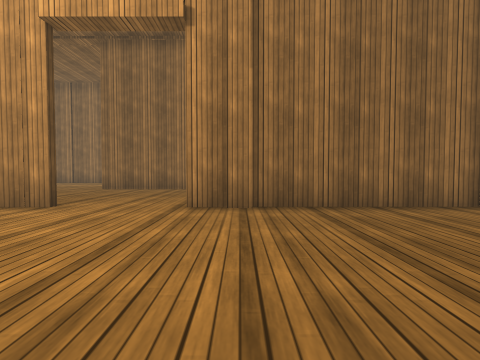
View 1 (above)

24 first-person views from a walk through a 3-D level made in the Unity game engine. The camera is 0.72 m above the floor, tilts 2° down and sees 85° across. Doors are open. The floor is counted in squares, 1 m on a side. Each view is taken from the middle of a square. On the plan, view 1 faces up. The plan holds only what a view shows up to about 9 squares ahead; the rest is blank. The place goes on beyond the plan. The player is left out. Some surface patterns are stand-ins.

View 2
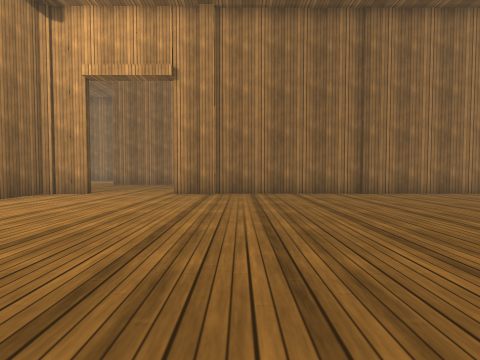

View 3
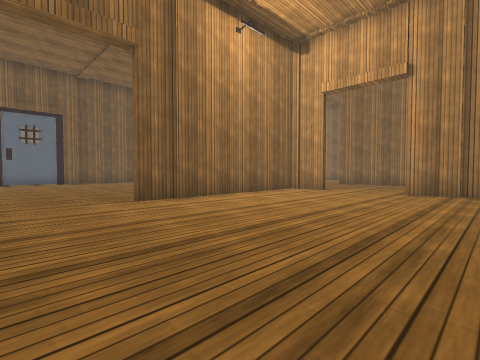

View 4
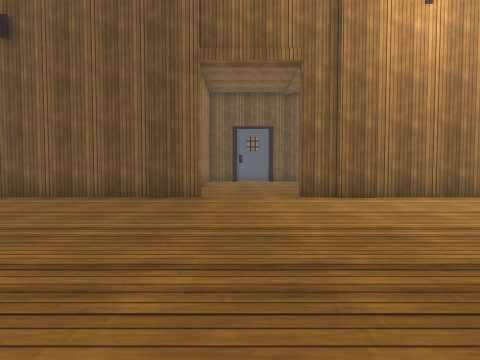

View 5
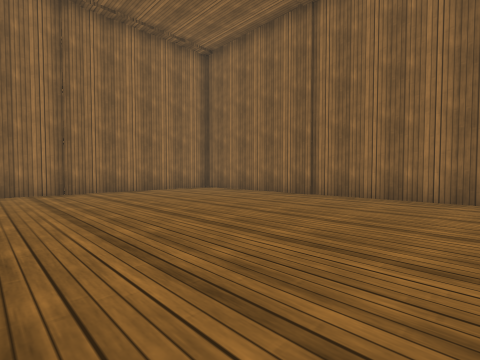

View 6
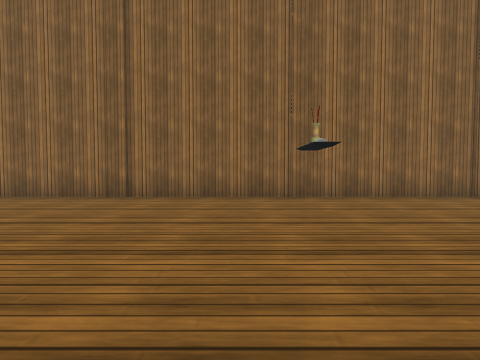

View 7
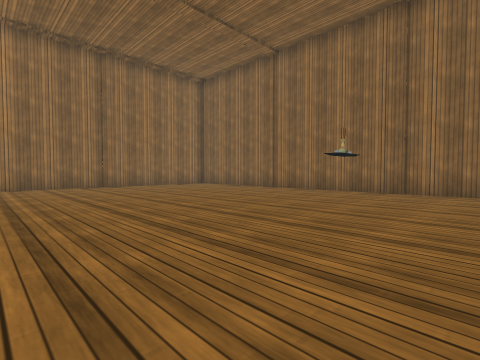

View 8
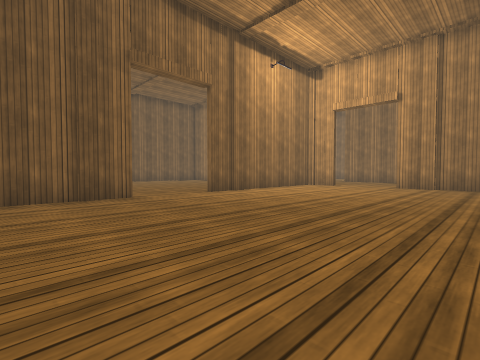

View 9
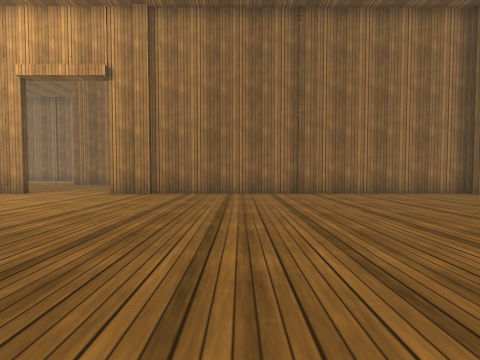

View 10
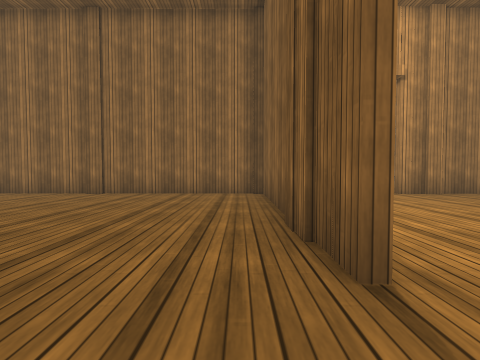

View 11
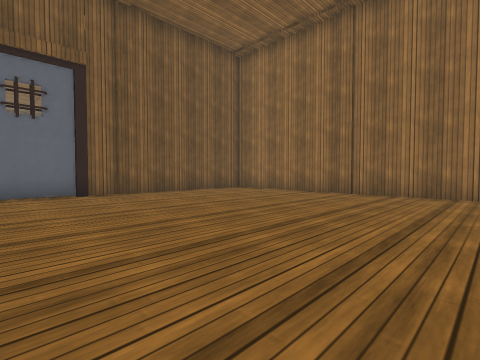

View 12
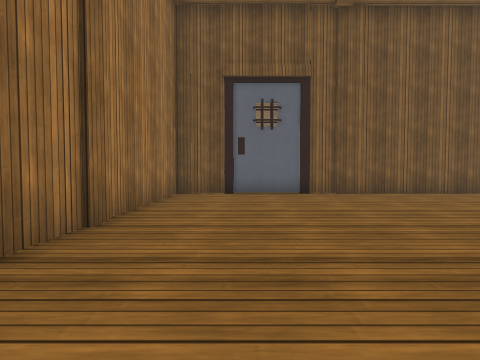

View 13
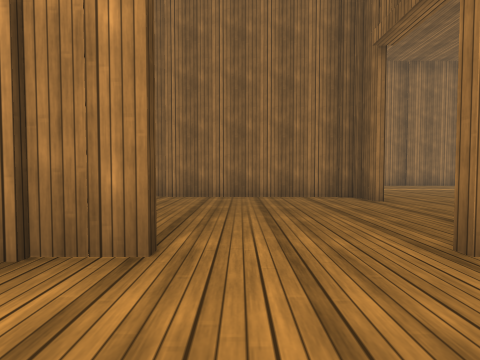

View 14
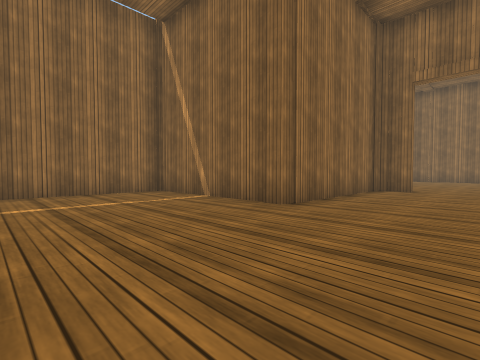

View 15
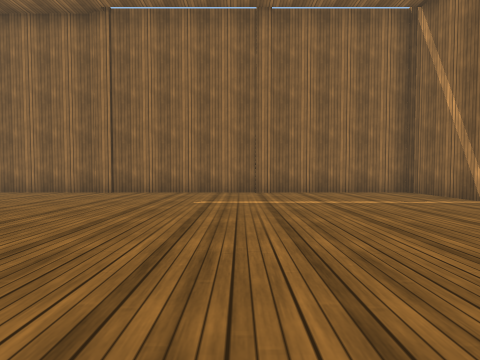

View 16
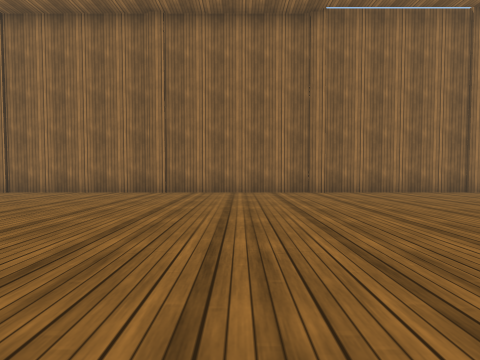

View 17
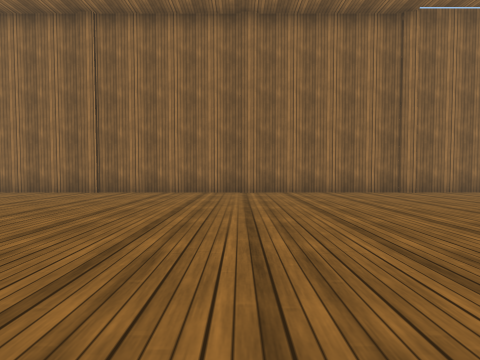

View 18
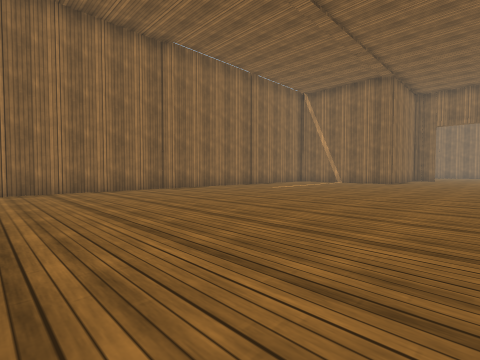

View 19
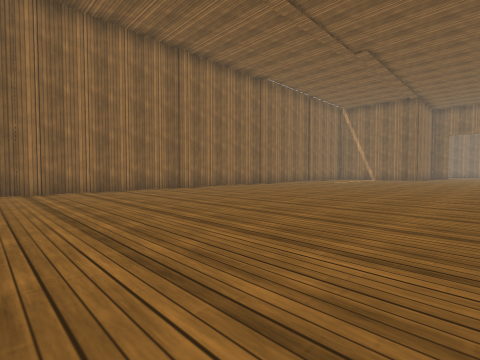

View 20
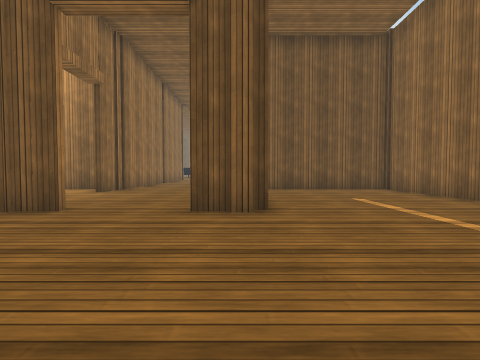

View 21
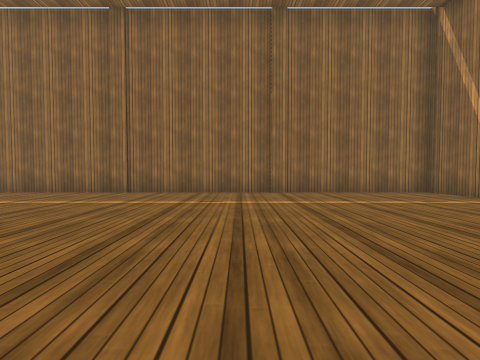

View 22
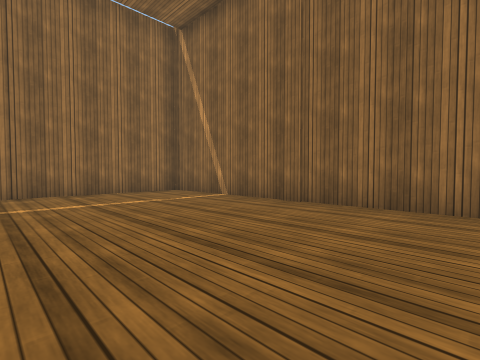

View 23
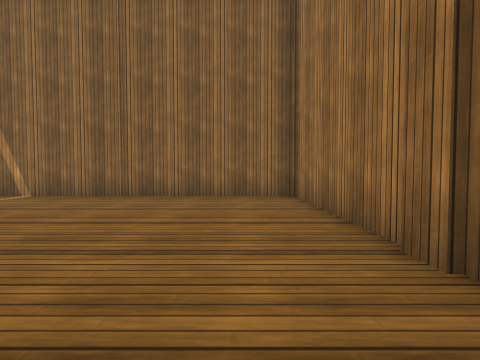

View 24
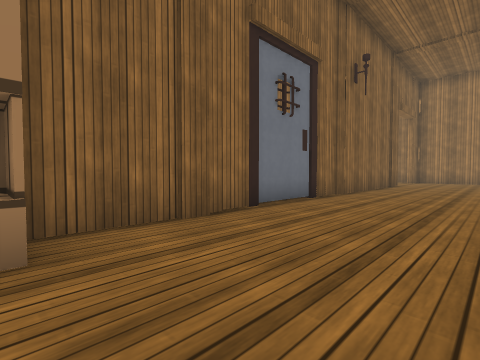

### Floor plan
Points are (right, up) in squares from view 1. A wall is a line through its corners. A room is listed if a view was taken in it or the views show most of it. See-through windows are left out.
Room 1 (views 1, 2, 3, 4, 5, 6, 7, 8, 9, 13)
walls: (-5.1, -5.4) (-5.1, -7.5); (-5.1, 4.5) (-5.1, 0.6); (9.5, 5.2) (0.4, 5.2); (10.2, -7.5) (10.2, 3.6)
ways out: open door at (-5, -2.5) to room 2; open door at (-2.5, 5) to room 2
objects: other object (-5, -1); column (-5, 0); other object (-4, -5); other object (-4, 5); other object (-1, 5); other object (0, 4); column (0, 5); column (5, 5); column (10, -5); column (10, 0)
Room 2 (views 10, 11, 12, 14, 15, 16, 17, 18, 19, 20, 21, 22, 23, 24)
walls: (-15.3, 2.5) (-15.3, 1.4); (-15.5, 1.5) (-15.5, 2.6); (-5.5, 5.2) (-13.6, 5.2); (-5.3, 11.4) (-5.3, 15.7) (-9.6, 15.7); (-10.5, 15.7) (-15.2, 15.7); (-5.3, 1.1) (-5.3, 4.4); (-16.4, 15.7) (-20.5, 15.7); (-0.5, 10.2) (-5.1, 10.2); (-10.5, -5) (-9.1, -5); (-14.4, -5) (-11.5, -5); (-21.4, 15.7) (-25.6, 15.7); (-15.5, -6.2) (-15.5, -5.4); (-0.4, 15.7) (-4.1, 15.7); (-26.4, 15.7) (-27.5, 15.7); (5.5, 5.4) (9.4, 5.4); (4.5, 15.7) (0.5, 15.7); (10.2, 5.5) (10.2, 15.5); (9.5, 15.7) (5.5, 15.7)
ways out: open door at (-5, -2.5) to room 1; open door at (-2.5, 5) to room 1
objects: column (-26, 16); column (-21, 16); shelf (-16, 3) to (-16, 5); column (-16, 16); column (-15, -5); other object (-15, -4); other object (-15, -3) to (-15, -2); other object (-15, -1); column (-15, 0); column (-15, 1); other object (-14, 0); column (-11, 5); column (-10, 16); column (-5, 5); column (-5, 6); column (-5, 11); column (0, 6); other object (0, 7); other object (0, 9); other object (0, 10); column (0, 11); column (0, 16); other object (1, 6); column (1, 10); column (5, 16); column (10, 5); column (10, 11)

Where each view was taken, in squares from view 1:
view 1: 0 up, 0 right, facing up
view 2: 3 down, 1 right, facing up
view 3: 4 down, 1 right, facing up-left
view 4: 3 down, 2 right, facing left
view 5: 4 down, 3 right, facing up-right
view 6: 3 down, 3 right, facing right
view 7: 7 down, 1 right, facing up-right
view 8: 7 down, 2 right, facing up-left
view 9: 3 down, 3 right, facing up
view 10: 3 down, 6 left, facing up
view 11: 3 down, 7 left, facing up-left
view 12: 3 down, 7 left, facing left
view 13: 3 up, 3 left, facing up
view 14: 7 up, 10 left, facing up-right
view 15: 7 up, 11 left, facing up
view 16: 7 up, 18 left, facing up
view 17: 7 up, 21 left, facing up
view 18: 6 up, 21 left, facing up-right
view 19: 6 up, 27 left, facing up-right
view 20: 10 up, 5 right, facing left
view 21: 7 up, 4 right, facing up
view 22: 7 up, 5 right, facing up-right
view 23: 7 up, 3 right, facing right
view 24: 3 up, 19 left, facing down-right
